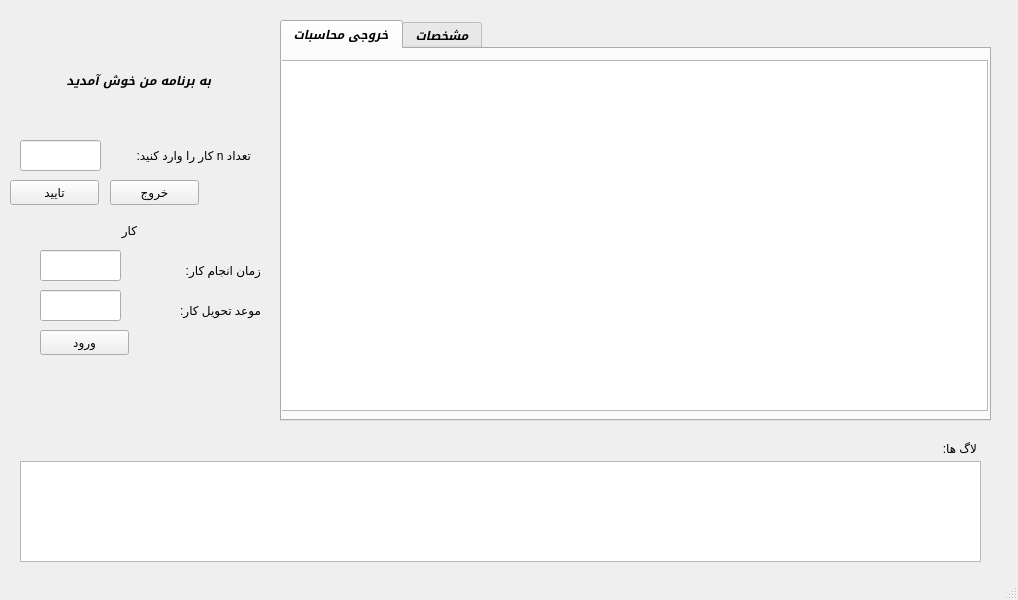
<?xml version="1.0" encoding="UTF-8"?>
<ui version="4.0">
 <class>MainWindow</class>
 <widget class="QMainWindow" name="MainWindow">
  <property name="geometry">
   <rect>
    <x>0</x>
    <y>0</y>
    <width>1018</width>
    <height>600</height>
   </rect>
  </property>
  <property name="windowTitle">
   <string>MainWindow</string>
  </property>
  <widget class="QWidget" name="centralwidget">
   <widget class="QPushButton" name="Enter">
    <property name="geometry">
     <rect>
      <x>10</x>
      <y>180</y>
      <width>89</width>
      <height>25</height>
     </rect>
    </property>
    <property name="cursor">
     <cursorShape>PointingHandCursor</cursorShape>
    </property>
    <property name="text">
     <string>تایید</string>
    </property>
   </widget>
   <widget class="QPushButton" name="OK">
    <property name="geometry">
     <rect>
      <x>40</x>
      <y>330</y>
      <width>89</width>
      <height>25</height>
     </rect>
    </property>
    <property name="text">
     <string>ورود</string>
    </property>
   </widget>
   <widget class="QTabWidget" name="info">
    <property name="geometry">
     <rect>
      <x>280</x>
      <y>20</y>
      <width>711</width>
      <height>401</height>
     </rect>
    </property>
    <property name="font">
     <font>
      <family>Vazir FD-WOL</family>
      <weight>75</weight>
      <italic>true</italic>
      <bold>true</bold>
     </font>
    </property>
    <property name="currentIndex">
     <number>0</number>
    </property>
    <widget class="QWidget" name="tab">
     <attribute name="title">
      <string>خروجی محاسبات</string>
     </attribute>
     <widget class="QTextBrowser" name="textBrowser">
      <property name="geometry">
       <rect>
        <x>-5</x>
        <y>11</y>
        <width>711</width>
        <height>351</height>
       </rect>
      </property>
     </widget>
    </widget>
    <widget class="QWidget" name="tab_2">
     <attribute name="title">
      <string>مشخصات</string>
     </attribute>
     <widget class="QTextBrowser" name="infoText">
      <property name="geometry">
       <rect>
        <x>-10</x>
        <y>-10</y>
        <width>721</width>
        <height>391</height>
       </rect>
      </property>
      <property name="font">
       <font>
        <weight>50</weight>
        <italic>false</italic>
        <bold>false</bold>
       </font>
      </property>
      <property name="html">
       <string>&lt;!DOCTYPE HTML PUBLIC &quot;-//W3C//DTD HTML 4.0//EN&quot; &quot;http://www.w3.org/TR/REC-html40/strict.dtd&quot;&gt;
&lt;html&gt;&lt;head&gt;&lt;meta name=&quot;qrichtext&quot; content=&quot;1&quot; /&gt;&lt;style type=&quot;text/css&quot;&gt;
p, li { white-space: pre-wrap; }
&lt;/style&gt;&lt;/head&gt;&lt;body style=&quot; font-family:'Vazir FD-WOL'; font-size:11pt; font-weight:400; font-style:normal;&quot;&gt;
&lt;p dir='rtl' style=&quot;-qt-paragraph-type:empty; margin-top:0px; margin-bottom:0px; margin-left:0px; margin-right:0px; -qt-block-indent:0; text-indent:0px; font-weight:600; font-style:italic;&quot;&gt;&lt;br /&gt;&lt;/p&gt;
&lt;p dir='rtl' style=&quot;-qt-paragraph-type:empty; margin-top:0px; margin-bottom:0px; margin-left:0px; margin-right:0px; -qt-block-indent:0; text-indent:0px; font-weight:600; font-style:italic; color:#204a87;&quot;&gt;&lt;br /&gt;&lt;/p&gt;
&lt;p align=&quot;center&quot; dir='rtl' style=&quot; margin-top:0px; margin-bottom:0px; margin-left:0px; margin-right:0px; -qt-block-indent:0; text-indent:0px;&quot;&gt;&lt;span style=&quot; font-size:14pt; font-weight:600; font-style:italic; color:#204a87;&quot;&gt;برنامه گرافیکی محاسبه تعداد n کار با استفاده از الگوریتم EDD&lt;/span&gt;&lt;/p&gt;
&lt;p align=&quot;center&quot; style=&quot; margin-top:12px; margin-bottom:12px; margin-left:0px; margin-right:0px; -qt-block-indent:0; text-indent:0px;&quot;&gt;&lt;span style=&quot; font-weight:600; font-style:italic; color:#204a87;&quot;&gt;&lt;br /&gt;&lt;/span&gt;&lt;/p&gt;
&lt;p align=&quot;center&quot; dir='rtl' style=&quot; margin-top:12px; margin-bottom:12px; margin-left:0px; margin-right:0px; -qt-block-indent:0; text-indent:0px;&quot;&gt;&lt;span style=&quot; font-size:14pt; font-weight:600; font-style:italic; color:#204a87;&quot;&gt;استاد: دکتر ضیایی&lt;/span&gt;&lt;/p&gt;
&lt;p align=&quot;center&quot; dir='rtl' style=&quot; margin-top:12px; margin-bottom:12px; margin-left:0px; margin-right:0px; -qt-block-indent:0; text-indent:0px;&quot;&gt;&lt;span style=&quot; font-size:14pt; font-weight:600; font-style:italic; color:#204a87;&quot;&gt;دانشجو: مصطفی کریمی&lt;/span&gt;&lt;/p&gt;
&lt;p align=&quot;center&quot; style=&quot; margin-top:12px; margin-bottom:12px; margin-left:0px; margin-right:0px; -qt-block-indent:0; text-indent:0px;&quot;&gt;&lt;span style=&quot; font-size:14pt; font-weight:600; font-style:italic; color:#204a87;&quot;&gt;&lt;br /&gt;&lt;/span&gt;&lt;/p&gt;
&lt;p align=&quot;center&quot; dir='rtl' style=&quot; margin-top:12px; margin-bottom:12px; margin-left:0px; margin-right:0px; -qt-block-indent:0; text-indent:0px;&quot;&gt;&lt;span style=&quot; font-size:10pt; font-weight:600; font-style:italic; color:#204a87;&quot;&gt;نسخه 1.0.1&lt;/span&gt;&lt;/p&gt;&lt;/body&gt;&lt;/html&gt;</string>
      </property>
     </widget>
    </widget>
   </widget>
   <widget class="QLabel" name="log_label">
    <property name="geometry">
     <rect>
      <x>910</x>
      <y>440</y>
      <width>67</width>
      <height>17</height>
     </rect>
    </property>
    <property name="text">
     <string>لاگ ها:</string>
    </property>
   </widget>
   <widget class="QLabel" name="welcome">
    <property name="geometry">
     <rect>
      <x>50</x>
      <y>70</y>
      <width>161</width>
      <height>21</height>
     </rect>
    </property>
    <property name="font">
     <font>
      <family>Vazir WOL</family>
      <weight>75</weight>
      <italic>true</italic>
      <bold>true</bold>
     </font>
    </property>
    <property name="text">
     <string>به برنامه من خوش آمدید</string>
    </property>
   </widget>
   <widget class="QLabel" name="n_label">
    <property name="geometry">
     <rect>
      <x>100</x>
      <y>140</y>
      <width>151</width>
      <height>31</height>
     </rect>
    </property>
    <property name="text">
     <string>تعداد n کار را وارد کنید:</string>
    </property>
   </widget>
   <widget class="QLabel" name="time_label">
    <property name="geometry">
     <rect>
      <x>150</x>
      <y>260</y>
      <width>111</width>
      <height>20</height>
     </rect>
    </property>
    <property name="text">
     <string>زمان انجام کار:</string>
    </property>
   </widget>
   <widget class="QLabel" name="dueTime_label">
    <property name="geometry">
     <rect>
      <x>140</x>
      <y>300</y>
      <width>121</width>
      <height>21</height>
     </rect>
    </property>
    <property name="text">
     <string>موعد تحویل کار:</string>
    </property>
   </widget>
   <widget class="QLabel" name="work_label">
    <property name="geometry">
     <rect>
      <x>86</x>
      <y>220</y>
      <width>51</width>
      <height>20</height>
     </rect>
    </property>
    <property name="text">
     <string>کار </string>
    </property>
   </widget>
   <widget class="QPushButton" name="close">
    <property name="geometry">
     <rect>
      <x>110</x>
      <y>180</y>
      <width>89</width>
      <height>25</height>
     </rect>
    </property>
    <property name="text">
     <string>خروج</string>
    </property>
   </widget>
   <widget class="QLineEdit" name="li_input_N">
    <property name="geometry">
     <rect>
      <x>20</x>
      <y>140</y>
      <width>81</width>
      <height>31</height>
     </rect>
    </property>
   </widget>
   <widget class="QLineEdit" name="li_dueTime_N">
    <property name="geometry">
     <rect>
      <x>40</x>
      <y>290</y>
      <width>81</width>
      <height>31</height>
     </rect>
    </property>
   </widget>
   <widget class="QLineEdit" name="li_time_N">
    <property name="geometry">
     <rect>
      <x>40</x>
      <y>250</y>
      <width>81</width>
      <height>31</height>
     </rect>
    </property>
   </widget>
   <widget class="QLabel" name="label_nWork">
    <property name="geometry">
     <rect>
      <x>70</x>
      <y>220</y>
      <width>41</width>
      <height>21</height>
     </rect>
    </property>
    <property name="font">
     <font>
      <family>Vazir</family>
     </font>
    </property>
    <property name="text">
     <string/>
    </property>
   </widget>
   <widget class="QTextBrowser" name="textBrowser_log">
    <property name="geometry">
     <rect>
      <x>20</x>
      <y>461</y>
      <width>961</width>
      <height>101</height>
     </rect>
    </property>
   </widget>
  </widget>
  <widget class="QMenuBar" name="menubar">
   <property name="geometry">
    <rect>
     <x>0</x>
     <y>0</y>
     <width>1018</width>
     <height>22</height>
    </rect>
   </property>
  </widget>
  <widget class="QStatusBar" name="statusbar"/>
 </widget>
 <resources/>
 <connections>
  <connection>
   <sender>Enter</sender>
   <signal>clicked()</signal>
   <receiver>li_input_N</receiver>
   <slot>hide()</slot>
   <hints>
    <hint type="sourcelabel">
     <x>54</x>
     <y>214</y>
    </hint>
    <hint type="destinationlabel">
     <x>60</x>
     <y>177</y>
    </hint>
   </hints>
  </connection>
 </connections>
</ui>
